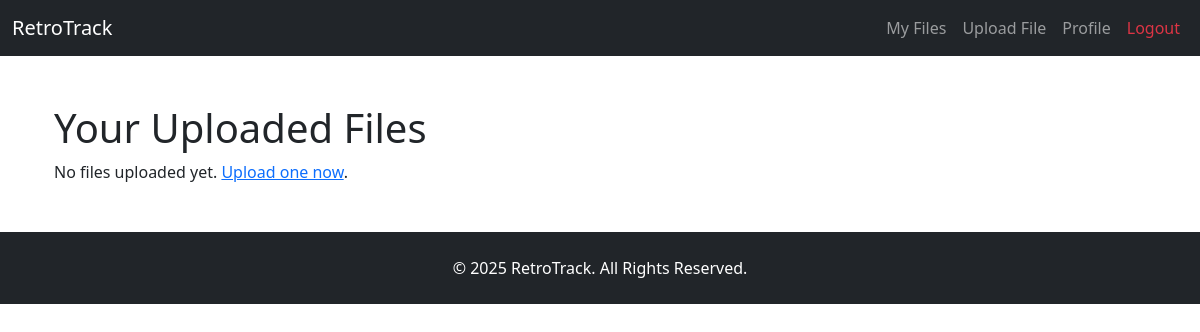
The page /files (signed in) on the database as committed earlier.
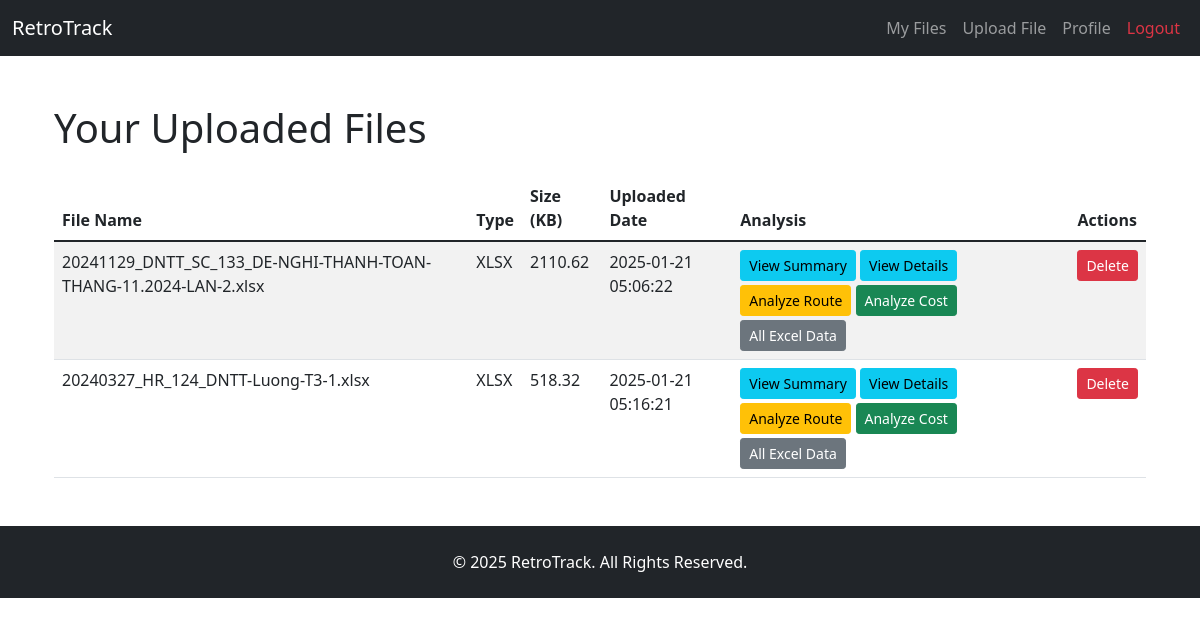
The same page on the database as committed later.
### app.py (models this page shows, shortened)
class File(db.Model):
    id = db.Column(db.Integer, primary_key=True)
    filename = db.Column(db.String(255), nullable=False)
    upload_date = db.Column(db.DateTime, nullable=False, default=datetime.utcnow)
    size = db.Column(db.Float, nullable=False)  # File size in KB
    user_id = db.Column(db.Integer, db.ForeignKey('user.id'), nullable=False)
    parsed_data = db.Column(db.Text, nullable=True)  # JSON or string representation of parsed data

### app.py (the view)
@app.route('/files')
def view_files():
    if 'user_id' not in session:
        flash('You need to log in to view files.', 'danger')
        return redirect(url_for('login'))
    user_files = File.query.filter_by(user_id=session['user_id']).all()
    if user_files == None:
        user_files = []
    return render_template('files.html', files=user_files)

### app.py (called while the page is built)
@app.context_processor
def inject_datetime():
    return {'now': datetime.utcnow()}

### templates/files.html
{% extends "base.html" %}
{% block content %}
<div class="container mt-5">
    <h1>Your Uploaded Files</h1>
    {% if files %}
    <table class="table table-striped mt-4">
        <thead>
            <tr>
                <th>File Name</th>
                <th>Type</th>
                <th>Size (KB)</th>
                <th>Uploaded Date</th>
                <th>Analysis</th>
                <th>Actions</th>
            </tr>
        </thead>
        <tbody>
            {% for file in files %}
            {% set ext = file.filename.split('.')[-1].lower() %}
            <tr>
                <td>{{ file.filename }}</td>
                <td>{{ ext.upper() }}</td>
                <td>{{ "%.2f"|format(file.size) }}</td>
                <td>{{ file.upload_date.strftime('%Y-%m-%d %H:%M:%S') }}</td>
                <td>
                    {% if ext in ['xls', 'xlsx'] %}
                        <a class="btn btn-sm btn-info mb-1"
                           href="{{ url_for('view_summary', file_id=file.id) }}">View Summary</a>
                        <a class="btn btn-sm btn-info mb-1"
                           href="{{ url_for('view_details', file_id=file.id) }}">View Details</a>
                        <a class="btn btn-sm btn-warning mb-1"
                           href="{{ url_for('analyze_route', file_id=file.id) }}">Analyze Route</a>
                        <a class="btn btn-sm btn-success mb-1"
                           href="{{ url_for('analyze_cost', file_id=file.id) }}">Analyze Cost</a>
                        <a class="btn btn-sm btn-secondary"
                           href="{{ url_for('view_all_excel_data', file_id=file.id) }}">All Excel Data</a>
                    {% else %}
                        <span class="text-muted">N/A for {{ ext.upper() }}</span>
                    {% endif %}
                </td>
                <td>
                    <form action="{{ url_for('delete_file', file_id=file.id) }}" method="POST" style="display: inline;">
                        <button type="submit" class="btn btn-danger btn-sm">Delete</button>
                    </form>
                </td>
            </tr>
            {% endfor %}
        </tbody>
    </table>
    {% else %}
    <p>No files uploaded yet. <a href="{{ url_for('upload') }}">Upload one now</a>.</p>
    {% endif %}
</div>
{% endblock %}

Rows that differ between the two databases and show on the page:
added File: filename "20241129_DNTT_SC_133_DE-NGHI-THANH-TOAN-THANG-11.2024-LAN-2.xlsx", upper "XLSX", size "2110.62", upload_date "2025-01-21 05:06:22"
added File: filename "20240327_HR_124_DNTT-Luong-T3-1.xlsx", upper "XLSX", size "518.32", upload_date "2025-01-21 05:16:21"
Other text that changed with them:
text no longer shown: "No files uploaded yet. Upload one now ."
text now shown: "File Name Type Size (KB) Uploaded Date Analysis Actions"
